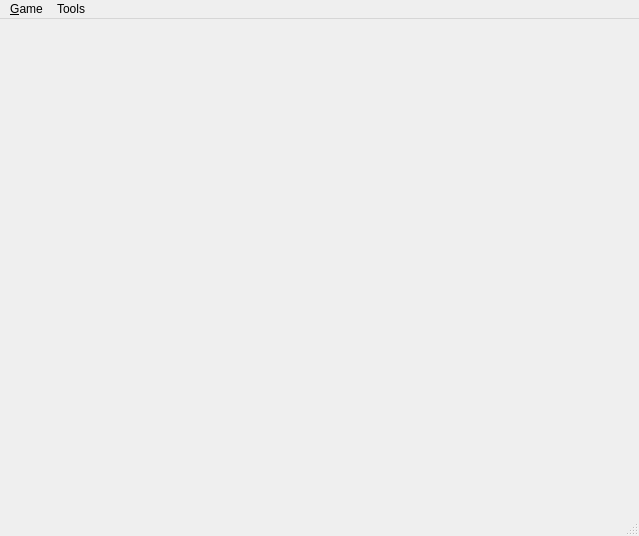
<ui version="4.0" >
 <class>MainWindow</class>
 <widget class="QMainWindow" name="MainWindow" >
  <property name="enabled" >
   <bool>true</bool>
  </property>
  <property name="geometry" >
   <rect>
    <x>0</x>
    <y>0</y>
    <width>639</width>
    <height>536</height>
   </rect>
  </property>
  <property name="windowTitle" >
   <string>MainWindow</string>
  </property>
  <property name="autoFillBackground" >
   <bool>false</bool>
  </property>
  <property name="styleSheet" >
   <string notr="true" />
  </property>
  <widget class="QWidget" name="mp_centralWidget" >
   <property name="autoFillBackground" >
    <bool>false</bool>
   </property>
   <property name="styleSheet" >
    <string notr="true" />
   </property>
   <layout class="QGridLayout" name="gridLayout" >
    <property name="spacing" >
     <number>0</number>
    </property>
    <item row="0" column="0" >
     <layout class="QHBoxLayout" name="horizontalLayout_5" >
      <property name="spacing" >
       <number>0</number>
      </property>
      <item>
       <spacer name="horizontalSpacer_6" >
        <property name="orientation" >
         <enum>Qt::Horizontal</enum>
        </property>
        <property name="sizeType" >
         <enum>QSizePolicy::Preferred</enum>
        </property>
        <property name="sizeHint" stdset="0" >
         <size>
          <width>15</width>
          <height>15</height>
         </size>
        </property>
       </spacer>
      </item>
      <item>
       <layout class="QVBoxLayout" name="verticalLayout_5" >
        <property name="spacing" >
         <number>0</number>
        </property>
        <item>
         <spacer name="verticalSpacer_5" >
          <property name="orientation" >
           <enum>Qt::Vertical</enum>
          </property>
          <property name="sizeType" >
           <enum>QSizePolicy::Preferred</enum>
          </property>
          <property name="sizeHint" stdset="0" >
           <size>
            <width>15</width>
            <height>25</height>
           </size>
          </property>
         </spacer>
        </item>
        <item>
         <widget class="client::OpponentWidget" native="1" name="mp_opponent2" >
          <property name="sizePolicy" >
           <sizepolicy vsizetype="Fixed" hsizetype="Fixed" >
            <horstretch>0</horstretch>
            <verstretch>0</verstretch>
           </sizepolicy>
          </property>
          <property name="minimumSize" >
           <size>
            <width>0</width>
            <height>0</height>
           </size>
          </property>
         </widget>
        </item>
       </layout>
      </item>
     </layout>
    </item>
    <item row="0" column="1" >
     <layout class="QHBoxLayout" name="horizontalLayout_6" >
      <property name="spacing" >
       <number>0</number>
      </property>
      <item>
       <spacer name="horizontalSpacer_7" >
        <property name="orientation" >
         <enum>Qt::Horizontal</enum>
        </property>
        <property name="sizeType" >
         <enum>QSizePolicy::Preferred</enum>
        </property>
        <property name="sizeHint" stdset="0" >
         <size>
          <width>10</width>
          <height>15</height>
         </size>
        </property>
       </spacer>
      </item>
      <item>
       <layout class="QVBoxLayout" name="verticalLayout_6" >
        <property name="spacing" >
         <number>0</number>
        </property>
        <item>
         <widget class="client::OpponentWidget" native="1" name="mp_opponent3" >
          <property name="sizePolicy" >
           <sizepolicy vsizetype="Fixed" hsizetype="Fixed" >
            <horstretch>0</horstretch>
            <verstretch>0</verstretch>
           </sizepolicy>
          </property>
          <property name="minimumSize" >
           <size>
            <width>0</width>
            <height>0</height>
           </size>
          </property>
         </widget>
        </item>
        <item>
         <spacer name="verticalSpacer_6" >
          <property name="orientation" >
           <enum>Qt::Vertical</enum>
          </property>
          <property name="sizeType" >
           <enum>QSizePolicy::Preferred</enum>
          </property>
          <property name="sizeHint" stdset="0" >
           <size>
            <width>15</width>
            <height>25</height>
           </size>
          </property>
         </spacer>
        </item>
       </layout>
      </item>
     </layout>
    </item>
    <item row="0" column="2" >
     <spacer name="horizontalSpacer_9" >
      <property name="orientation" >
       <enum>Qt::Horizontal</enum>
      </property>
      <property name="sizeType" >
       <enum>QSizePolicy::Maximum</enum>
      </property>
      <property name="sizeHint" stdset="0" >
       <size>
        <width>50</width>
        <height>20</height>
       </size>
      </property>
     </spacer>
    </item>
    <item row="0" column="3" >
     <layout class="QHBoxLayout" name="horizontalLayout_7" >
      <item>
       <layout class="QVBoxLayout" name="verticalLayout_7" >
        <item>
         <widget class="client::OpponentWidget" native="1" name="mp_opponent4" >
          <property name="sizePolicy" >
           <sizepolicy vsizetype="Fixed" hsizetype="Fixed" >
            <horstretch>0</horstretch>
            <verstretch>0</verstretch>
           </sizepolicy>
          </property>
          <property name="minimumSize" >
           <size>
            <width>0</width>
            <height>0</height>
           </size>
          </property>
         </widget>
        </item>
        <item>
         <spacer name="verticalSpacer_7" >
          <property name="orientation" >
           <enum>Qt::Vertical</enum>
          </property>
          <property name="sizeType" >
           <enum>QSizePolicy::Minimum</enum>
          </property>
          <property name="sizeHint" stdset="0" >
           <size>
            <width>15</width>
            <height>25</height>
           </size>
          </property>
         </spacer>
        </item>
       </layout>
      </item>
      <item>
       <spacer name="horizontalSpacer_8" >
        <property name="orientation" >
         <enum>Qt::Horizontal</enum>
        </property>
        <property name="sizeType" >
         <enum>QSizePolicy::Preferred</enum>
        </property>
        <property name="sizeHint" stdset="0" >
         <size>
          <width>10</width>
          <height>15</height>
         </size>
        </property>
       </spacer>
      </item>
     </layout>
    </item>
    <item row="0" column="4" >
     <layout class="QHBoxLayout" name="horizontalLayout_4" >
      <property name="spacing" >
       <number>0</number>
      </property>
      <item>
       <layout class="QVBoxLayout" name="verticalLayout_4" >
        <property name="spacing" >
         <number>0</number>
        </property>
        <item>
         <spacer name="verticalSpacer_4" >
          <property name="orientation" >
           <enum>Qt::Vertical</enum>
          </property>
          <property name="sizeType" >
           <enum>QSizePolicy::Minimum</enum>
          </property>
          <property name="sizeHint" stdset="0" >
           <size>
            <width>15</width>
            <height>25</height>
           </size>
          </property>
         </spacer>
        </item>
        <item>
         <widget class="client::OpponentWidget" native="1" name="mp_opponent5" >
          <property name="sizePolicy" >
           <sizepolicy vsizetype="Fixed" hsizetype="Fixed" >
            <horstretch>0</horstretch>
            <verstretch>0</verstretch>
           </sizepolicy>
          </property>
          <property name="minimumSize" >
           <size>
            <width>0</width>
            <height>0</height>
           </size>
          </property>
         </widget>
        </item>
       </layout>
      </item>
      <item>
       <spacer name="horizontalSpacer_5" >
        <property name="orientation" >
         <enum>Qt::Horizontal</enum>
        </property>
        <property name="sizeType" >
         <enum>QSizePolicy::Preferred</enum>
        </property>
        <property name="sizeHint" stdset="0" >
         <size>
          <width>15</width>
          <height>15</height>
         </size>
        </property>
       </spacer>
      </item>
     </layout>
    </item>
    <item row="1" column="0" >
     <layout class="QHBoxLayout" name="horizontalLayout_3" >
      <item>
       <layout class="QVBoxLayout" name="verticalLayout_9" >
        <item>
         <spacer name="verticalSpacer_9" >
          <property name="orientation" >
           <enum>Qt::Vertical</enum>
          </property>
          <property name="sizeType" >
           <enum>QSizePolicy::Preferred</enum>
          </property>
          <property name="sizeHint" stdset="0" >
           <size>
            <width>15</width>
            <height>15</height>
           </size>
          </property>
         </spacer>
        </item>
        <item>
         <widget class="client::OpponentWidget" native="1" name="mp_opponent1" >
          <property name="sizePolicy" >
           <sizepolicy vsizetype="Fixed" hsizetype="Fixed" >
            <horstretch>0</horstretch>
            <verstretch>0</verstretch>
           </sizepolicy>
          </property>
          <property name="minimumSize" >
           <size>
            <width>0</width>
            <height>0</height>
           </size>
          </property>
         </widget>
        </item>
       </layout>
      </item>
      <item>
       <spacer name="horizontalSpacer_4" >
        <property name="orientation" >
         <enum>Qt::Horizontal</enum>
        </property>
        <property name="sizeType" >
         <enum>QSizePolicy::Preferred</enum>
        </property>
        <property name="sizeHint" stdset="0" >
         <size>
          <width>50</width>
          <height>15</height>
         </size>
        </property>
       </spacer>
      </item>
     </layout>
    </item>
    <item row="1" column="1" colspan="3" >
     <layout class="QVBoxLayout" name="verticalLayout_10" >
      <property name="spacing" >
       <number>0</number>
      </property>
      <item>
       <widget class="QWidget" native="1" name="mp_middleWidget" >
        <property name="sizePolicy" >
         <sizepolicy vsizetype="Preferred" hsizetype="Preferred" >
          <horstretch>0</horstretch>
          <verstretch>0</verstretch>
         </sizepolicy>
        </property>
       </widget>
      </item>
      <item>
       <spacer name="verticalSpacer_10" >
        <property name="orientation" >
         <enum>Qt::Vertical</enum>
        </property>
        <property name="sizeType" >
         <enum>QSizePolicy::Minimum</enum>
        </property>
        <property name="sizeHint" stdset="0" >
         <size>
          <width>15</width>
          <height>15</height>
         </size>
        </property>
       </spacer>
      </item>
     </layout>
    </item>
    <item row="1" column="4" >
     <layout class="QHBoxLayout" name="horizontalLayout_2" >
      <property name="spacing" >
       <number>0</number>
      </property>
      <item>
       <spacer name="horizontalSpacer_3" >
        <property name="orientation" >
         <enum>Qt::Horizontal</enum>
        </property>
        <property name="sizeType" >
         <enum>QSizePolicy::Preferred</enum>
        </property>
        <property name="sizeHint" stdset="0" >
         <size>
          <width>50</width>
          <height>15</height>
         </size>
        </property>
       </spacer>
      </item>
      <item>
       <layout class="QVBoxLayout" name="verticalLayout_8" >
        <property name="spacing" >
         <number>0</number>
        </property>
        <item>
         <spacer name="verticalSpacer_8" >
          <property name="orientation" >
           <enum>Qt::Vertical</enum>
          </property>
          <property name="sizeType" >
           <enum>QSizePolicy::Preferred</enum>
          </property>
          <property name="sizeHint" stdset="0" >
           <size>
            <width>15</width>
            <height>15</height>
           </size>
          </property>
         </spacer>
        </item>
        <item>
         <widget class="client::OpponentWidget" native="1" name="mp_opponent6" >
          <property name="sizePolicy" >
           <sizepolicy vsizetype="Fixed" hsizetype="Fixed" >
            <horstretch>0</horstretch>
            <verstretch>0</verstretch>
           </sizepolicy>
          </property>
          <property name="minimumSize" >
           <size>
            <width>0</width>
            <height>0</height>
           </size>
          </property>
         </widget>
        </item>
       </layout>
      </item>
     </layout>
    </item>
    <item row="2" column="0" colspan="5" >
     <layout class="QHBoxLayout" name="horizontalLayout_8" >
      <property name="spacing" >
       <number>0</number>
      </property>
      <item>
       <layout class="QVBoxLayout" name="verticalLayout_2" >
        <property name="spacing" >
         <number>0</number>
        </property>
        <item>
         <spacer name="verticalSpacer" >
          <property name="orientation" >
           <enum>Qt::Vertical</enum>
          </property>
          <property name="sizeType" >
           <enum>QSizePolicy::Minimum</enum>
          </property>
          <property name="sizeHint" stdset="0" >
           <size>
            <width>15</width>
            <height>15</height>
           </size>
          </property>
         </spacer>
        </item>
        <item>
         <widget class="client::ChatWidget" native="1" name="mp_chatWidget" />
        </item>
       </layout>
      </item>
      <item>
       <layout class="QHBoxLayout" name="horizontalLayout" >
        <property name="spacing" >
         <number>0</number>
        </property>
        <item>
         <spacer name="horizontalSpacer" >
          <property name="orientation" >
           <enum>Qt::Horizontal</enum>
          </property>
          <property name="sizeType" >
           <enum>QSizePolicy::Minimum</enum>
          </property>
          <property name="sizeHint" stdset="0" >
           <size>
            <width>15</width>
            <height>15</height>
           </size>
          </property>
         </spacer>
        </item>
        <item>
         <layout class="QVBoxLayout" name="verticalLayout_3" >
          <property name="spacing" >
           <number>0</number>
          </property>
          <item>
           <widget class="client::LocalPlayerWidget" native="1" name="mp_localPlayerWidget" >
            <property name="sizePolicy" >
             <sizepolicy vsizetype="Fixed" hsizetype="Fixed" >
              <horstretch>0</horstretch>
              <verstretch>0</verstretch>
             </sizepolicy>
            </property>
            <property name="minimumSize" >
             <size>
              <width>0</width>
              <height>0</height>
             </size>
            </property>
           </widget>
          </item>
          <item>
           <spacer name="verticalSpacer_2" >
            <property name="orientation" >
             <enum>Qt::Vertical</enum>
            </property>
            <property name="sizeType" >
             <enum>QSizePolicy::Minimum</enum>
            </property>
            <property name="sizeHint" stdset="0" >
             <size>
              <width>15</width>
              <height>15</height>
             </size>
            </property>
           </spacer>
          </item>
         </layout>
        </item>
        <item>
         <spacer name="horizontalSpacer_2" >
          <property name="orientation" >
           <enum>Qt::Horizontal</enum>
          </property>
          <property name="sizeType" >
           <enum>QSizePolicy::Minimum</enum>
          </property>
          <property name="sizeHint" stdset="0" >
           <size>
            <width>15</width>
            <height>15</height>
           </size>
          </property>
         </spacer>
        </item>
       </layout>
      </item>
      <item>
       <layout class="QVBoxLayout" name="verticalLayout" >
        <property name="spacing" >
         <number>0</number>
        </property>
        <item>
         <spacer name="verticalSpacer_3" >
          <property name="orientation" >
           <enum>Qt::Vertical</enum>
          </property>
          <property name="sizeType" >
           <enum>QSizePolicy::Minimum</enum>
          </property>
          <property name="sizeHint" stdset="0" >
           <size>
            <width>15</width>
            <height>15</height>
           </size>
          </property>
         </spacer>
        </item>
        <item>
         <widget class="client::LogWidget" native="1" name="mp_logWidget" />
        </item>
       </layout>
      </item>
     </layout>
    </item>
   </layout>
  </widget>
  <widget class="QMenuBar" name="menubar" >
   <property name="geometry" >
    <rect>
     <x>0</x>
     <y>0</y>
     <width>639</width>
     <height>24</height>
    </rect>
   </property>
   <property name="autoFillBackground" >
    <bool>false</bool>
   </property>
   <widget class="QMenu" name="menuGame" >
    <property name="title" >
     <string>&amp;Game</string>
    </property>
    <addaction name="mp_actionConnectToServer" />
    <addaction name="mp_actionDisconnectFromServer" />
    <addaction name="separator" />
    <addaction name="actionCreateGame" />
    <addaction name="mp_actionJoinGame" />
    <addaction name="mp_actionLeaveGame" />
    <addaction name="mp_actionExit" />
   </widget>
   <widget class="QMenu" name="menuTools" >
    <property name="title" >
     <string>Tools</string>
    </property>
    <addaction name="actionConfigure_Profile" />
   </widget>
   <addaction name="menuGame" />
   <addaction name="menuTools" />
  </widget>
  <widget class="QStatusBar" name="mp_statusbar" />
  <action name="mp_actionConnectToServer" >
   <property name="icon" >
    <iconset resource="client.qrc" >
     <normaloff>:/icons/gfx/icons/icon-connect.svg</normaloff>:/icons/gfx/icons/icon-connect.svg</iconset>
   </property>
   <property name="text" >
    <string>&amp;Connect to Server</string>
   </property>
  </action>
  <action name="mp_actionExit" >
   <property name="text" >
    <string>&amp;Exit</string>
   </property>
  </action>
  <action name="mp_actionDisconnectFromServer" >
   <property name="text" >
    <string>&amp;Disconnect from Server</string>
   </property>
  </action>
  <action name="mp_actionJoinGame" >
   <property name="text" >
    <string>&amp;Join Game</string>
   </property>
  </action>
  <action name="mp_actionLeaveGame" >
   <property name="text" >
    <string>&amp;Leave Game</string>
   </property>
  </action>
  <action name="actionConfigure_Profile" >
   <property name="text" >
    <string>Configure Profile</string>
   </property>
  </action>
  <action name="actionCreateGame" >
   <property name="text" >
    <string>C&amp;reate Game</string>
   </property>
  </action>
 </widget>
 <customwidgets>
  <customwidget>
   <class>client::OpponentWidget</class>
   <extends>QWidget</extends>
   <header>opponentwidget.h</header>
   <container>1</container>
  </customwidget>
  <customwidget>
   <class>client::ChatWidget</class>
   <extends>QWidget</extends>
   <header>chatwidget.h</header>
   <container>1</container>
  </customwidget>
  <customwidget>
   <class>client::LogWidget</class>
   <extends>QWidget</extends>
   <header>logwidget.h</header>
   <container>1</container>
  </customwidget>
  <customwidget>
   <class>client::LocalPlayerWidget</class>
   <extends>QWidget</extends>
   <header>localplayerwidget.h</header>
   <container>1</container>
  </customwidget>
 </customwidgets>
 <resources>
  <include location="client.qrc" />
 </resources>
 <connections>
  <connection>
   <sender>mp_actionExit</sender>
   <signal>triggered()</signal>
   <receiver>MainWindow</receiver>
   <slot>close()</slot>
   <hints>
    <hint type="sourcelabel" >
     <x>-1</x>
     <y>-1</y>
    </hint>
    <hint type="destinationlabel" >
     <x>399</x>
     <y>328</y>
    </hint>
   </hints>
  </connection>
 </connections>
</ui>
